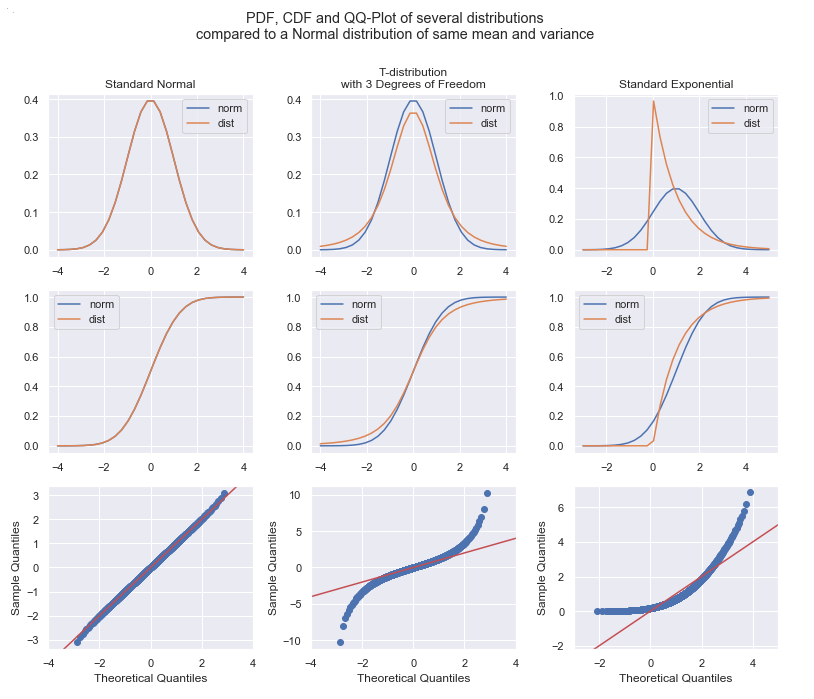

Generate this figure with Python:
import numpy as np
import statsmodels.api as sm

# distributions
np.random.seed(42)
norm_expon = stats.norm(loc=1)
norm = stats.norm()
expon = stats.expon()
t = stats.t(df=3)

# plot
sd = np.linspace(-4, 4, 30)
sd_expon = np.linspace(-3, 5, 30)
percentiles = np.linspace(0, 1, 1000)
fig, ax = plt.subplots(3, 3, figsize=(11,10))

# loop over dists
dist_names = ['Standard Normal', 'T-distribution\nwith 3 Degrees of Freedom', 'Standard Exponential']
for (i, dist) in enumerate([norm, t, expon]):
    if dist == expon:
        norm_dist = norm_expon
        sd_dist = sd_expon
        xlim_adjust = 1
    else:
        norm_dist = norm
        sd_dist = sd
        xlim_adjust = 0

    # pdf
    ax[0,i].plot(sd_dist, norm_dist.pdf(sd_dist), label='norm')
    ax[0,i].plot(sd_dist, dist.pdf(sd_dist), label='dist')
    ax[0,i].set_title(dist_names[i])
    ax[0,i].legend()

    # cdf
    ax[1,i].plot(sd_dist, norm_dist.cdf(sd_dist), label='norm')
    ax[1,i].plot(sd_dist, dist.cdf(sd_dist), label='dist')
    ax[1,i].legend()
 
    # ppf
    sm.qqplot(dist.ppf(percentiles), norm_dist, line='45', ax=ax[2,i])
    ax[2,i].set_xlim(-4+xlim_adjust, 4+xlim_adjust)

_ = fig.suptitle('PDF, CDF and QQ-Plot of several distributions\ncompared to a Normal distribution of same mean and variance')
fig.tight_layout(rect=[0, 0.03, 1, 0.92])
